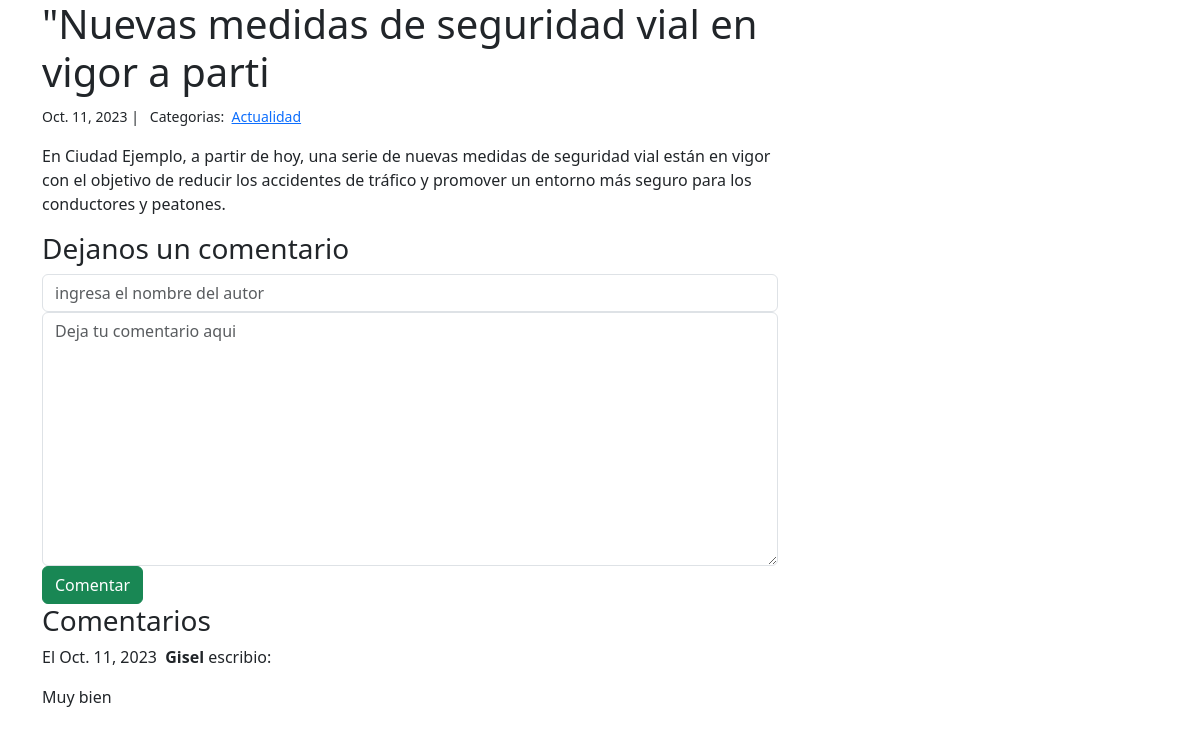
Page /blog/1/ on the committed database.
### Blog/models.py (models this page shows, shortened)
class Posteo(models.Model):
    titulo = models.CharField(max_length=50)
    body = models.TextField()
    created_on = models.DateTimeField(auto_now_add=True)
    last_modified = models.DateTimeField(auto_now_add=True)
    categorias = models.ManyToManyField('Categoria', related_name='posteos')

class Categoria(models.Model):
    nombre = models.CharField(max_length=30)

class Comentario(models.Model):
    autor = models.CharField(max_length=50)
    body = models.TextField()
    created_on = models.DateTimeField(auto_now_add=True)
    posteo = models.ForeignKey('Posteo', on_delete=models.CASCADE)

### Blog/views.py (the view, shortened to what this page needs)
# urls.py: path('<int:pk>/', views.blog_detail, name='blog_detail')
def blog_detail(request,pk):
    posteo = Posteo.objects.get(pk=pk)
    formulario = FormComentario()
    comentarios = Comentario.objects.filter(posteo=posteo)
    context = {
        'posteo': posteo,
        'comentarios': comentarios,
        'formulario': formulario
    }
    return render(request,'detail.html',context)

### Blog/forms.py
class FormComentario(forms.Form):
    autor = forms.CharField(
        max_length=50,
        widget= forms.TextInput(attrs={
            'class':'form-control',
            'placeholder': 'ingresa el nombre del autor'
        })
    )
    body = forms.CharField(
        widget=forms.Textarea(attrs={
            'class':'form-control',
            'placeholder': 'Deja tu comentario aqui'
        })
    )

### Blog/templates/detail.html (shortened to what this page needs)
{% extends "base.html" %}
{% block page_content %}
    <div class="col-12 col-md-8">
        <h1>{{posteo.titulo}}</h1>
        <small>
            {{ posteo.created_on.date }} | &nbsp;
            Categorias:&nbsp;
            {% for categoria in posteo.categorias.all %}
                <a href="">{{ categoria.nombre }}</a>&nbsp;
            {% endfor %}
        </small>
        <p>
            {{ posteo.body| linebreaks }}
        </p>
        <h3>Dejanos un comentario</h3>
        <form action="/blog/{{ posteo.pk }}/" method="POST">
            <div class="form-group">
                {{formulario.autor}}
            </div>
            <div class="form-group">
                {{formulario.body}}
            </div>
            <button type="submit" class="btn btn-success">Comentar</button>
        </form>
        <h3>Comentarios</h3>
        {% for comentario in comentarios %}
            <p>
                El {{ comentario.created_on.date }}&nbsp;
                <b>{{ comentario.autor }}</b> escribio:
            </p>
            <p>
                {{comentario.body}}
            </p>
        {% endfor %}
    </div>
{% endblock %}

### Blog/templates/base.html (shortened to what this page needs)
<!DOCTYPE html>
<html lang="en">
<head>
    <link href="https://cdn.jsdelivr.net/npm/bootstrap@5.3.1/dist/css/bootstrap.min.css" rel="stylesheet">
</head>
<body>
    <main class="container">
        <div class="row">
            {% block page_content %} {% endblock%}
        </div>
    </main>
</body>
</html>

### rows in the picture
Posteo: created_on "Oct. 11, 2023", body "En Ciudad Ejemplo, a partir de hoy, una serie de nuevas medidas de seguridad vial están en vigor con el objetivo de reducir los accidentes de tráfico y promover un entorno más seguro para los conductores y peatones."
Categoria: nombre "Actualidad"
Comentario: created_on "Oct. 11, 2023", autor "Gisel", body "Muy bien"
